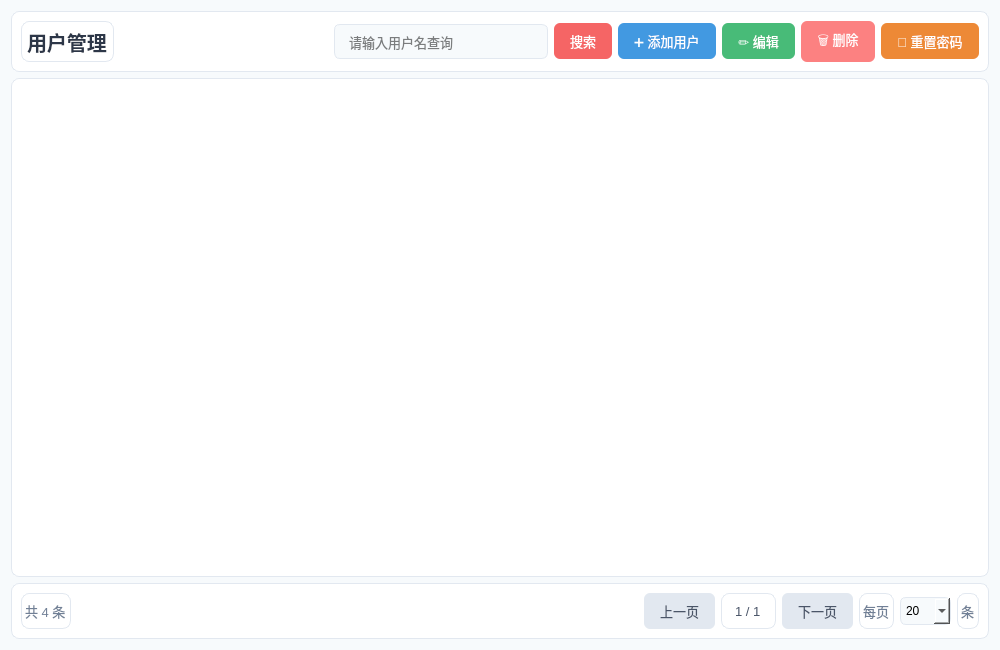
<?xml version="1.0" encoding="UTF-8"?>
<ui version="4.0">
 <class>UserPage</class>
 <widget class="QWidget" name="UserPage">
  <property name="geometry">
   <rect>
    <x>0</x>
    <y>0</y>
    <width>1000</width>
    <height>650</height>
   </rect>
  </property>
  <property name="styleSheet">
   <string notr="true">QWidget {
    background: #f7fafc;
}
QFrame {
    background: white;
    border-radius: 8px;
    border: 1px solid #e2e8f0;
}
QPushButton {
    border: none;
    border-radius: 6px;
    padding: 8px 16px;
    font-size: 13px;
}
QLineEdit {
    border: 1px solid #e2e8f0;
    border-radius: 6px;
    padding: 8px 12px;
    font-size: 13px;
}
QTableView {
    border: 1px solid #e2e8f0;
    border-radius: 8px;
    alternate-background-color: #f7fafc;
}
QTableView::header {
    background: #f56565;
    color: white;
    font-weight: bold;
}
</string>
  </property>
  <layout class="QVBoxLayout" name="verticalLayout">
   <item>
    <widget class="QFrame" name="headerFrame">
     <layout class="QHBoxLayout" name="horizontalLayout">
      <item>
       <widget class="QLabel" name="titleLabel">
        <property name="styleSheet">
         <string notr="true">font-size: 20px; font-weight: bold; color: #2d3748;</string>
        </property>
        <property name="text">
         <string>用户管理</string>
        </property>
       </widget>
      </item>
      <item>
       <spacer name="horizontalSpacer">
        <property name="orientation">
         <enum>Qt::Orientation::Horizontal</enum>
        </property>
        <property name="sizeHint" stdset="0">
         <size>
          <width>40</width>
          <height>20</height>
         </size>
        </property>
       </spacer>
      </item>
      <item>
       <widget class="QLineEdit" name="searchEdit">
        <property name="placeholderText">
         <string>请输入用户名查询</string>
        </property>
       </widget>
      </item>
      <item>
       <widget class="QPushButton" name="searchBtn">
        <property name="styleSheet">
         <string notr="true">background: #f56565; color: white;</string>
        </property>
        <property name="text">
         <string>搜索</string>
        </property>
       </widget>
      </item>
      <item>
       <widget class="QPushButton" name="addBtn">
        <property name="styleSheet">
         <string notr="true">background: #4299e1; color: white;</string>
        </property>
        <property name="text">
         <string>➕ 添加用户</string>
        </property>
       </widget>
      </item>
      <item>
       <widget class="QPushButton" name="editBtn">
        <property name="styleSheet">
         <string notr="true">background: #48bb78; color: white;</string>
        </property>
        <property name="text">
         <string>✏️ 编辑</string>
        </property>
       </widget>
      </item>
      <item>
       <widget class="QPushButton" name="deleteBtn">
        <property name="styleSheet">
         <string notr="true">background: #fc8181; color: white;</string>
        </property>
        <property name="text">
         <string>🗑️ 删除</string>
        </property>
       </widget>
      </item>
      <item>
       <widget class="QPushButton" name="resetPwdBtn">
        <property name="styleSheet">
         <string notr="true">background: #ed8936; color: white;</string>
        </property>
        <property name="text">
         <string>🔄 重置密码</string>
        </property>
       </widget>
      </item>
     </layout>
    </widget>
   </item>
   <item>
    <widget class="QTableView" name="tableView">
     <property name="selectionMode">
      <enum>QAbstractItemView::SelectionMode::SingleSelection</enum>
     </property>
     <property name="selectionBehavior">
      <enum>QAbstractItemView::SelectionBehavior::SelectRows</enum>
     </property>
    </widget>
   </item>
   <item>
    <widget class="QFrame" name="footerFrame">
     <layout class="QHBoxLayout" name="horizontalLayout_2">
      <item>
       <widget class="QLabel" name="totalLabel">
        <property name="styleSheet">
         <string notr="true">font-size: 13px; color: #718096;</string>
        </property>
        <property name="text">
         <string>共 4 条</string>
        </property>
       </widget>
      </item>
      <item>
       <spacer name="horizontalSpacer_2">
        <property name="orientation">
         <enum>Qt::Orientation::Horizontal</enum>
        </property>
        <property name="sizeHint" stdset="0">
         <size>
          <width>40</width>
          <height>20</height>
         </size>
        </property>
       </spacer>
      </item>
      <item>
       <widget class="QPushButton" name="prevBtn">
        <property name="styleSheet">
         <string notr="true">background: #e2e8f0; color: #4a5568;</string>
        </property>
        <property name="text">
         <string>上一页</string>
        </property>
       </widget>
      </item>
      <item>
       <widget class="QLabel" name="pageLabel">
        <property name="styleSheet">
         <string notr="true">font-size: 13px; color: #4a5568; padding: 0 10px;</string>
        </property>
        <property name="text">
         <string>1 / 1</string>
        </property>
       </widget>
      </item>
      <item>
       <widget class="QPushButton" name="nextBtn">
        <property name="styleSheet">
         <string notr="true">background: #e2e8f0; color: #4a5568;</string>
        </property>
        <property name="text">
         <string>下一页</string>
        </property>
       </widget>
      </item>
      <item>
       <widget class="QLabel" name="pageSizeLabel">
        <property name="styleSheet">
         <string notr="true">font-size: 13px; color: #718096;</string>
        </property>
        <property name="text">
         <string>每页</string>
        </property>
       </widget>
      </item>
      <item>
       <widget class="QComboBox" name="pageSizeCombo">
        <property name="styleSheet">
         <string notr="true">border: 1px solid #e2e8f0; border-radius: 6px; padding: 5px;</string>
        </property>
        <item>
         <property name="text">
          <string>20</string>
         </property>
        </item>
        <item>
         <property name="text">
          <string>50</string>
         </property>
        </item>
        <item>
         <property name="text">
          <string>100</string>
         </property>
        </item>
       </widget>
      </item>
      <item>
       <widget class="QLabel" name="pageSizeUnit">
        <property name="styleSheet">
         <string notr="true">font-size: 13px; color: #718096;</string>
        </property>
        <property name="text">
         <string>条</string>
        </property>
       </widget>
      </item>
     </layout>
    </widget>
   </item>
  </layout>
 </widget>
 <resources/>
 <connections/>
 <slots>
  <slot>on_addBtn_clicked()</slot>
  <slot>on_editBtn_clicked()</slot>
  <slot>on_deleteBtn_clicked()</slot>
  <slot>on_searchBtn_clicked()</slot>
  <slot>on_resetPwdBtn_clicked()</slot>
 </slots>
</ui>
